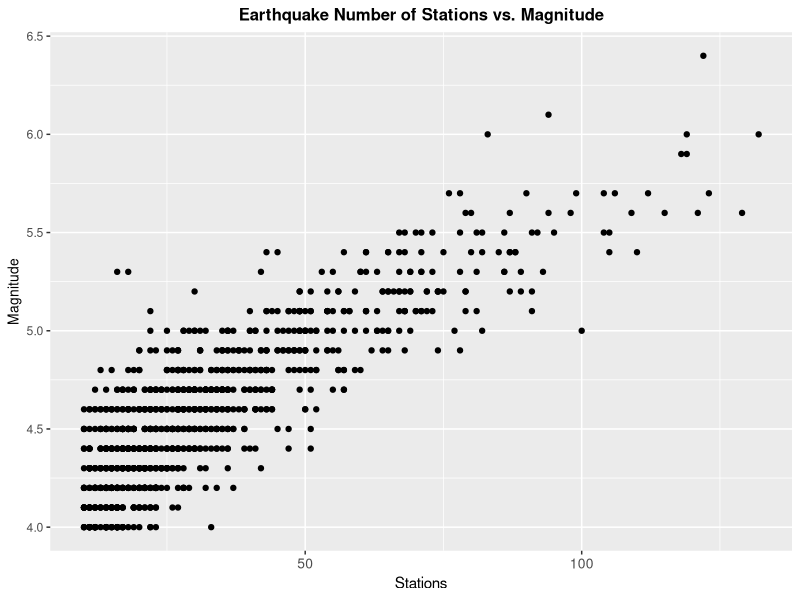
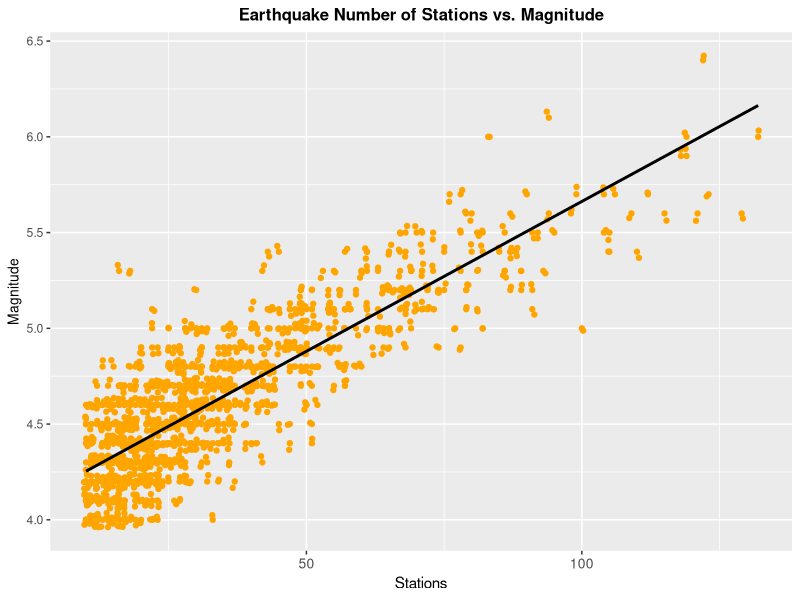
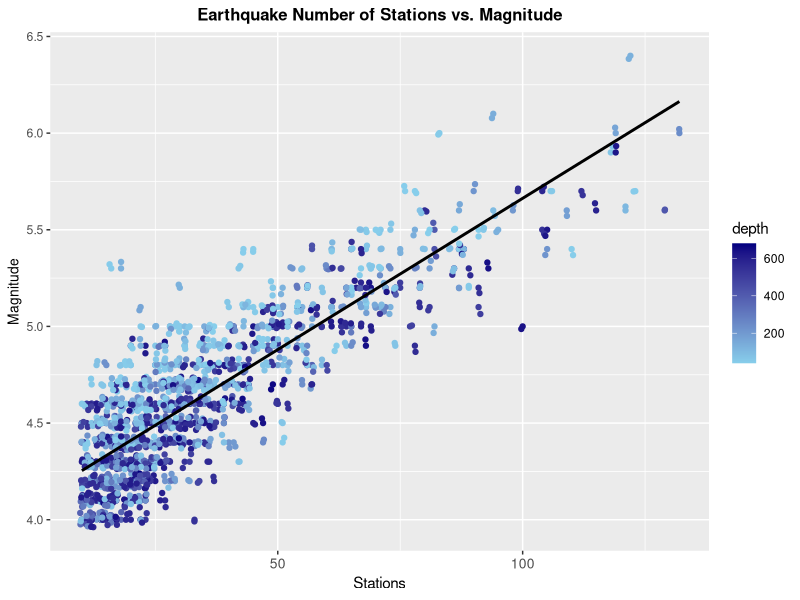
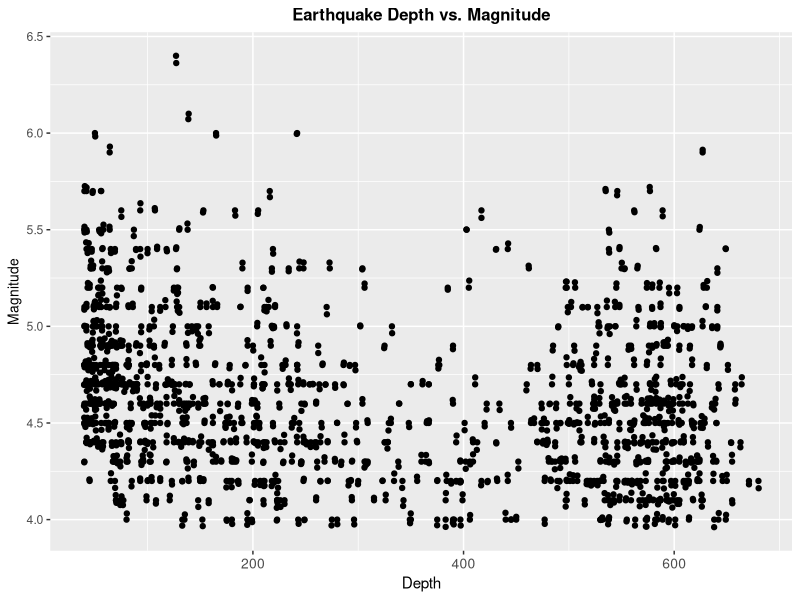
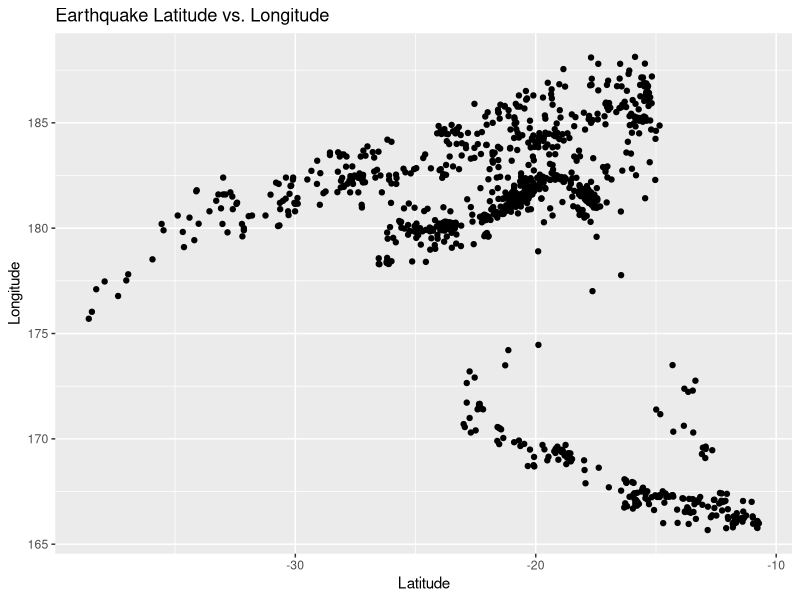
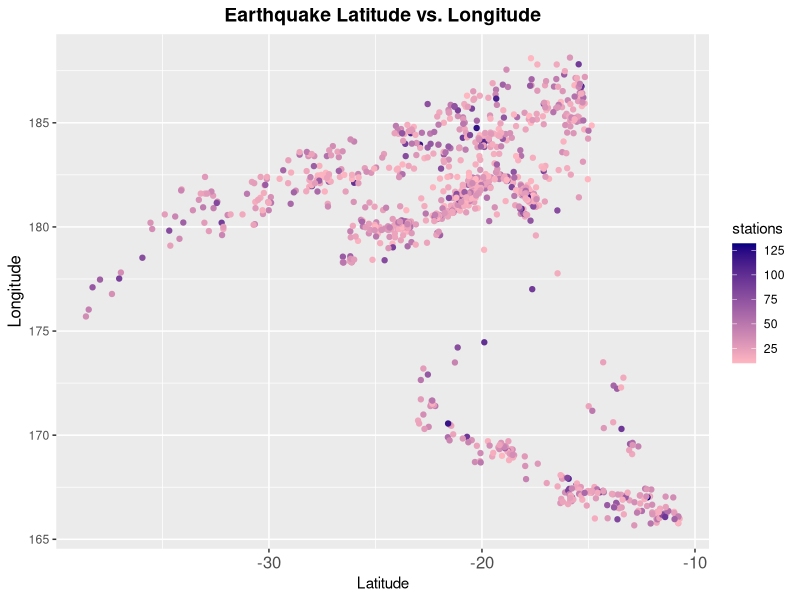
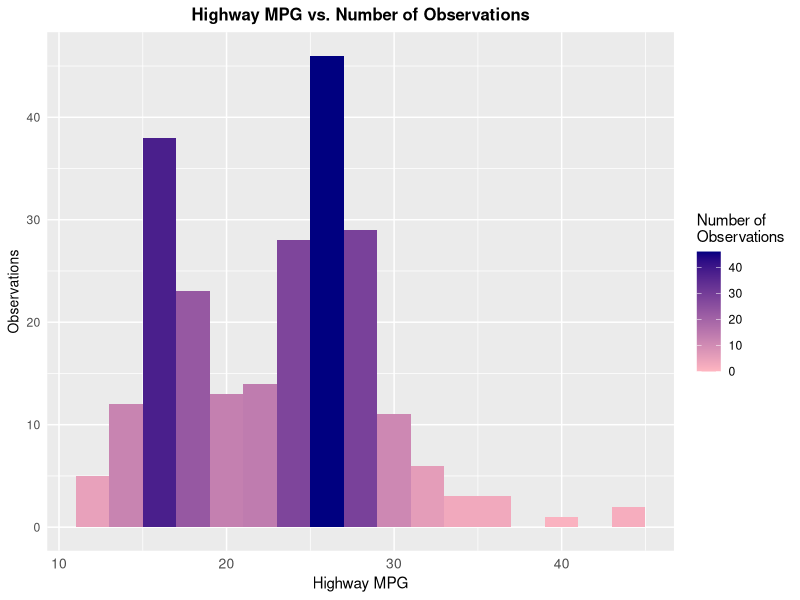
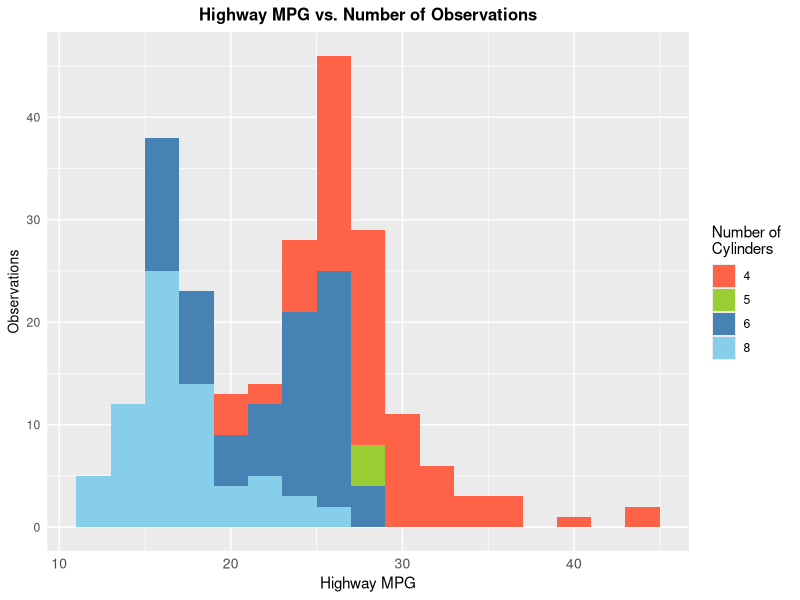

These charts were generated, in order, by the following R code:
library(tidyverse)
library(ggplot2)
library(dplyr)

################################################################################

# Question A

# Part 1
ggplot(quakes, aes(x = stations, y = mag)) +
  geom_point() +
  ggtitle("Earthquake Number of Stations vs. Magnitude") +
  xlab("Stations") +
  ylab("Magnitude") +
  theme(plot.title = element_text(size = 12, face = "bold", hjust=0.5),
        axis.text.x = element_text(size = 10, hjust = 0.5),
        axis.title.y = element_text(size = 10, hjust = 0.5))

# Part 2
ggplot(quakes, aes(x = stations, y = mag)) +
  geom_point(colour = "orange") +
  geom_jitter(colour = "orange") +
  geom_smooth(method = "lm", colour = "Black", se = F) +
  ggtitle("Earthquake Number of Stations vs. Magnitude") +
  xlab("Stations") +
  ylab("Magnitude") +
  theme(plot.title = element_text(size = 12, face = "bold", hjust=0.5),
        axis.text.x = element_text(size = 10, hjust = 0.5),
        axis.title.y = element_text(size = 10, hjust = 0.5))

# For improving the graph's readability, we can use geom_jitter() to correct
# overplotting by adding random noise to the results.Adding a trendline helps us
# understand the relationship between the variables easily. To make the points
# more visible, they can be coloured.

# Part 3
cor_mag_stations <- cor(quakes$mag, quakes$stations)

# From the trendline, we can see that there is a linear relationship between
# the magnitude and the stations. Stations don't tend to report lower magnitude
# earthquakes, as the stations would need to be located closer to the epicentre
# of the earthquake. By using the cor function, We get a coefficient value of
# 0.8511824, meaning since it is closer to 1, there is a strong correlation
# between the magnitude and the stations.

# Part 4
# We should monitor the pattern between variable values so that the data can be
# understood without the logic becoming biased.

# Part 5
ggplot(quakes, aes(x = stations, y = mag, color = depth)) +
  geom_point() +
  geom_jitter() +
  geom_smooth(method = "lm", colour = "Black", se = F) +
  scale_color_gradient(low = "skyblue", high ="navyblue") +
  ggtitle("Earthquake Number of Stations vs. Magnitude") +
  xlab("Stations") +
  ylab("Magnitude") +
  theme(plot.title = element_text(size = 12, face = "bold", hjust=0.5),
        axis.text.x = element_text(size = 10, hjust = 0.5),
        axis.title.y = element_text(size = 10, hjust = 0.5))

ggplot(quakes, aes(x = depth, y = mag)) +
  geom_point() +
  geom_jitter() +
  ggtitle("Earthquake Depth vs. Magnitude") +
  xlab("Depth") +
  ylab("Magnitude") +
  theme(plot.title = element_text(size = 12, face = "bold", hjust=0.5),
        axis.text.x = element_text(size = 10, hjust = 0.5),
        axis.title.y = element_text(size = 10, hjust = 0.5))

cor_depth_mag <- cor(quakes$depth, quakes$mag)

# Depth does not matter here. We can see in the above graph that the pattern is
# quite vague. With the cor function, We get a value of -0.2306377, meaning
# the correlation is weak, as it is closer to 0.

# Part 6
ggplot(quakes, aes(x = lat, y = long)) +
  geom_point() +
  ggtitle("Earthquake Latitude vs. Longitude") +
  xlab("Latitude") +
  ylab("Longitude")

# Part 7
ggplot(quakes, aes(x = lat, y = long, colour = stations)) +
  geom_point() +
  ggtitle("Earthquake Latitude vs. Longitude") +
  scale_color_gradient(low = "lightpink", high ="navy") +
  xlab("Latitude") +
  ylab("Longitude") +
  theme(plot.title = element_text(size = 14, face = "bold", hjust=0.5),
        axis.text.x = element_text(size = 12, hjust = 0.5),
        axis.title.y = element_text(size = 12, hjust = 0.5))

# By adding colour, we can see a rise in stations reporting earthquakes at
# certain latitudes and longitudes.

################################################################################

# Question B

# Part 1
length_manufacturer <- length(unique(mpg$manufacturer))

# Number of unique manufacturers: 15

# Part 2
ggplot(mpg, aes(x = hwy, fill = ..count..)) +
  geom_histogram(binwidth = 2) +
  ggtitle("Highway MPG vs. Number of Observations") +
  scale_fill_gradient(low = "lightpink", high = "navy",
                      name = "Number of \nObservations") +
  xlab("Highway MPG") +
  ylab("Observations") +
  theme(plot.title = element_text(size = 12, face = "bold", hjust=0.5),
        axis.text.x = element_text(size = 10, hjust = 0.5),
        axis.title.y = element_text(size = 10, hjust = 0.5),
        axis.ticks = element_blank())

# The graph is positively skewed, with a right-hand tail, the majority of the
# data falling on the left side. The majority of the observations are in the
# middle of the MPG range, with one big outlier at 16 MPG.

# Part 3
cyl.list = unique(mpg$cyl)
mpg_discrete <- mpg
mpg_discrete$cyl <- as.factor(mpg_discrete$cyl)
cyl_labels <- levels(mpg_discrete$cyl)

ggplot(mpg_discrete, aes(x = hwy))+
  geom_histogram(aes(fill = cyl), position = position_stack(), binwidth = 2) +
  ggtitle("Highway MPG vs. Number of Observations") +
  xlab("Highway MPG") +
  ylab("Observations") +
  theme(plot.title = element_text(size = 12, face = "bold", hjust=0.5),
        axis.text.x = element_text(size = 10, hjust = 0.5),
        axis.title.y = element_text(size = 10, hjust = 0.5),
        axis.ticks = element_blank()) +
  scale_fill_manual(name = "Number of \nCylinders", labels = cyl_labels,
                    values = c("tomato","yellowgreen","steelblue", "skyblue"))

# The histogram clearly shows that reducing engine cylinders results in
# increased fuel efficiency, as less fuel is injected into the cylinders,
# resulting in lower amounts of fuel consumed.

# Part 4
ggplot(mpg, aes(x = cty, fill = ..count..))+
  geom_histogram(binwidth = 4)+
  ggtitle("City MPG vs. Number of Observations") +
  scale_fill_gradient(low = "lightpink", high = "navy",
                      name = "Number of \nObservations") +
  xlab("City MPG") +
  ylab("Observations") +
  theme_classic() +
  theme(plot.title = element_text(size = 12, face = "bold", hjust=0.5),
        axis.text.x = element_text(size = 10, hjust = 0.5),
        axis.title.y = element_text(size = 10, hjust = 0.5))

# The data is a positively skewed normal distribution, with a tail on the right.
# The majority of the data appears on the left side of the graph (between 10 and
# 20 MPG).

# Part 6
cyl_count <- as.data.frame(mpg %>% group_by(class, cyl) %>%
                             summarise(count = n()))
cyl_count$cyl <- as.factor(cyl_count$cyl)

ggplot(cyl_count, aes(x = class, y = count, fill = cyl)) +
  geom_bar(position = "stack", stat = "identity") +
  ggtitle("Car Class vs. Observations") +
  xlab("Car Class") +
  ylab("Observations") +
  theme(plot.title = element_text(size = 12, face = "bold", hjust=0.5),
        axis.text.x = element_text(size = 10, hjust = 0.5),
        axis.title.y = element_text(size = 10, hjust = 0.5)) +
  scale_fill_manual(name = "Number of \nCylinders",
                    labels = cyl_labels,
                    values = c("tomato2", "yellowgreen", "cornflowerblue",
                               "steelblue", "slateblue4"))

# Part 7
ggplot(cyl_count, aes(x = reorder(class, count, sum), y = count,
                      fill = cyl)) +
  geom_bar(position = "stack", stat = "identity") +
  ggtitle("Car Class vs. Observations") +
  xlab("Car Class") +
  ylab("Observations") +
  theme(plot.title = element_text(size = 12, face = "bold", hjust=0.5),
        axis.text.x = element_text(size = 10, hjust = 0.5),
        axis.title.y = element_text(size = 10, hjust = 0.5)) +
  scale_fill_manual(name = "Number of \nCylinders",
                    labels = cyl_labels,
                    values = c("tomato2", "yellowgreen", "cornflowerblue",
                               "steelblue", "slateblue4"))

# The SUV is the most popular class, while the two-seater is the least popular.
# 4-cylinder engines seem to be more prevalent in compact, subcompact, and
# midsize vehicles, although they are less common in minivans, pickup trucks,
# and SUVs. 4-cylinder engines are non-existent in two-seaters, which are always
# powered by 8-cylinder engines. 4-cylinder engines are used in all the popular
# types of vehicles, with the exception of the minivan.

# Part 8
# This appears to be an accented colour scale, which is used as a tool to
# highlight. Its use here is good as it helps to highlight the more fuel
# efficient and popular engines, and distinguish them from the higher
# performance engines with 6+ cylinders.

# Part 9
mpg.median <- mpg %>% select(cty, hwy, fl) %>% group_by(fl) %>% summarise(
  median_cty = median(cty),
  median_hwy = median(hwy)) 

mpg_median_tbl <- mpg.median %>% select(median_cty, median_hwy, fl) %>% gather(
  key = "two_variables", value = "their_values", -fl)

ggplot(mpg_median_tbl, aes(x = reorder(fl, their_values), y = their_values,
                 group = two_variables, fill = two_variables)) +
  geom_bar(position = "dodge", stat = "identity") +
  ggtitle("Fuel Type vs. Median MPG") +
  xlab("Fuel Type") +
  ylab("Median MPG") +
  theme(plot.title = element_text(size = 12, face = "bold", hjust=0.5),
        axis.text.x = element_text(size = 10, hjust = 0.5),
        axis.title.y = element_text(size = 10, hjust = 0.5)) +
  scale_fill_manual(name = "Median MPG",
                    labels = c("City", "Highway"),
                    values = c("darkred","orange"))

# Part 10
# The highway MPG for each type of fuel is greater than the city MPG. The lowest
# performing fuel type is E, while the top performing fuel type is D. Highway
# MPG is usually higher since the car does not need to accelerate and decelerate
# as much as it does in city driving.

# Part 11
ggplot(mpg, aes(x = manufacturer, y = cty, fill = manufacturer)) +
  geom_boxplot() +
  ggtitle("Manufacturer vs City MPG") +
  xlab("Manufacturer") +
  ylab("City MPG") +
  theme(plot.title = element_text(size = 12, face = "bold", hjust=0.5),
        axis.text.x = element_text(angle = 45, size = 10, hjust = 0.5),
        axis.title.y = element_text(size = 10, hjust = 0.5))

# The plot shows that most manufacturers have cars with city MPGs ranging from
# 10 to 20, with Honda and Volkswagen, which has three cars over the 25 MPG
# range. Most manufactures have higher variation from the Q2, with only Land
# Rover, Lincoln, and Mercury showing tight uniformity of MPG within their
# vehicles. Toyota has long whiskers, indicating a wide range of city MPG
# ratings in their vehicles.